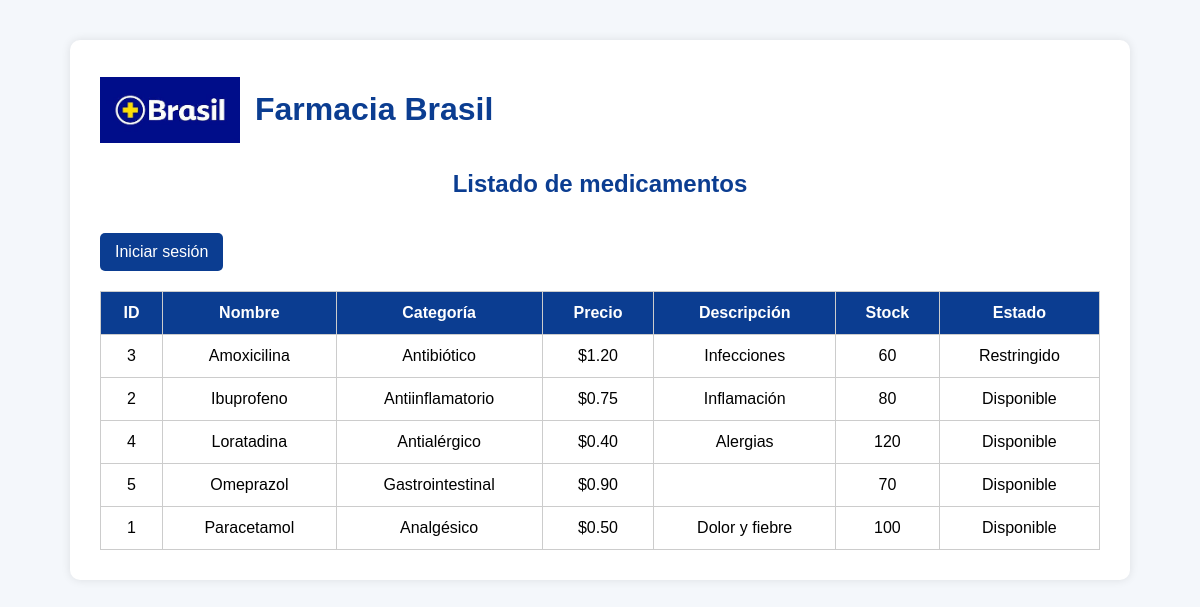
The page / on the database its author committed.
### tables this page shows
CREATE TABLE `medicamentos` (
  `id` int(11) NOT NULL,
  `nombre` varchar(100) NOT NULL,
  `categoria` varchar(50) NOT NULL,
  `precio` decimal(10,2) NOT NULL,
  `descripcion` text DEFAULT NULL,
  `stock` int(11) NOT NULL,
  `estado` varchar(20) NOT NULL
);

### index.php (the view, shortened to what this page needs)
<?php
include("conexion.php");
$sql = "SELECT * FROM medicamentos ORDER BY nombre ASC";
$resultado = $conexion->query($sql);
?>
<!DOCTYPE html>
<html lang="es">
<head>
    <link rel="stylesheet" href="estilo.css">
</head>
<body>
<div class="contenedor">
    <div class="header">
        <img src="img/logo.jpg" alt="Logo Farmacia Brasil" class="logo">
        <h1>Farmacia Brasil</h1>
    </div>
    <h2>Listado de medicamentos</h2>
    <?php if (isset($_SESSION['usuario'])) { ?>
        <p>Usuario: <?php echo $_SESSION['usuario']; ?></p>
        <a class="btn" href="agregar_medicamento.php">Agregar medicamento</a>
        <a class="btn-secundario" href="cerrar_sesion.php">Cerrar sesión</a>
    <?php } else { ?>
        <a class="btn" href="login.php">Iniciar sesión</a>
    <?php } ?>
    <table>
        <tr>
            <th>ID</th>
            <th>Nombre</th>
            <th>Categoría</th>
            <th>Precio</th>
            <th>Descripción</th>
            <th>Stock</th>
            <th>Estado</th>
        </tr>
        <?php while ($fila = $resultado->fetch_assoc()) { ?>
        <tr>
            <td><?php echo $fila['id']; ?></td>
            <td><?php echo $fila['nombre']; ?></td>
            <td><?php echo $fila['categoria']; ?></td>
            <td>$<?php echo $fila['precio']; ?></td>
            <td><?php echo $fila['descripcion']; ?></td>
            <td><?php echo $fila['stock']; ?></td>
            <td><?php echo $fila['estado']; ?></td>
        </tr>
        <?php } ?>
    </table>
</div>
</body>
</html>

### estilo.css (style rules this page uses)
body { font-family: Arial, sans-serif; background: #f4f7fb; margin: 0; padding: 0; }
.header { display: flex; align-items: center; gap: 15px; }
.logo { width: 140px; height: auto; }
.contenedor { width: 85%; max-width: 1000px; margin: 40px auto; background: white; padding: 30px; border-radius: 10px; box-shadow: 0 0 10px rgba(0,0,0,0.1); }
h1, h2 { color: #0b3d91; text-align: center; }
table { width: 100%; border-collapse: collapse; margin-top: 20px; }
table th, table td { border: 1px solid #ccc; padding: 12px; text-align: center; }
table th { background: #0b3d91; color: white; }
button, .btn, .btn-secundario { display: inline-block; text-decoration: none; text-align: center; margin-top: 15px; padding: 10px 15px; border: none; border-radius: 5px; cursor: pointer; }
button, .btn { background: #0b3d91; color: white; }

### rows shown on the page
medicamentos: id "3", nombre "Amoxicilina", categoria "Antibiótico", precio "1.20", descripcion "Infecciones", stock "60", estado "Restringido"
medicamentos: id "2", nombre "Ibuprofeno", categoria "Antiinflamatorio", precio "0.75", descripcion "Inflamación", stock "80", estado "Disponible"
medicamentos: id "4", nombre "Loratadina", categoria "Antialérgico", precio "0.40", descripcion "Alergias", stock "120", estado "Disponible"
medicamentos: id "5", nombre "Omeprazol", categoria "Gastrointestinal", precio "0.90", stock "70", estado "Disponible"
medicamentos: id "1", nombre "Paracetamol", categoria "Analgésico", precio "0.50", descripcion "Dolor y fiebre", stock "100", estado "Disponible"
